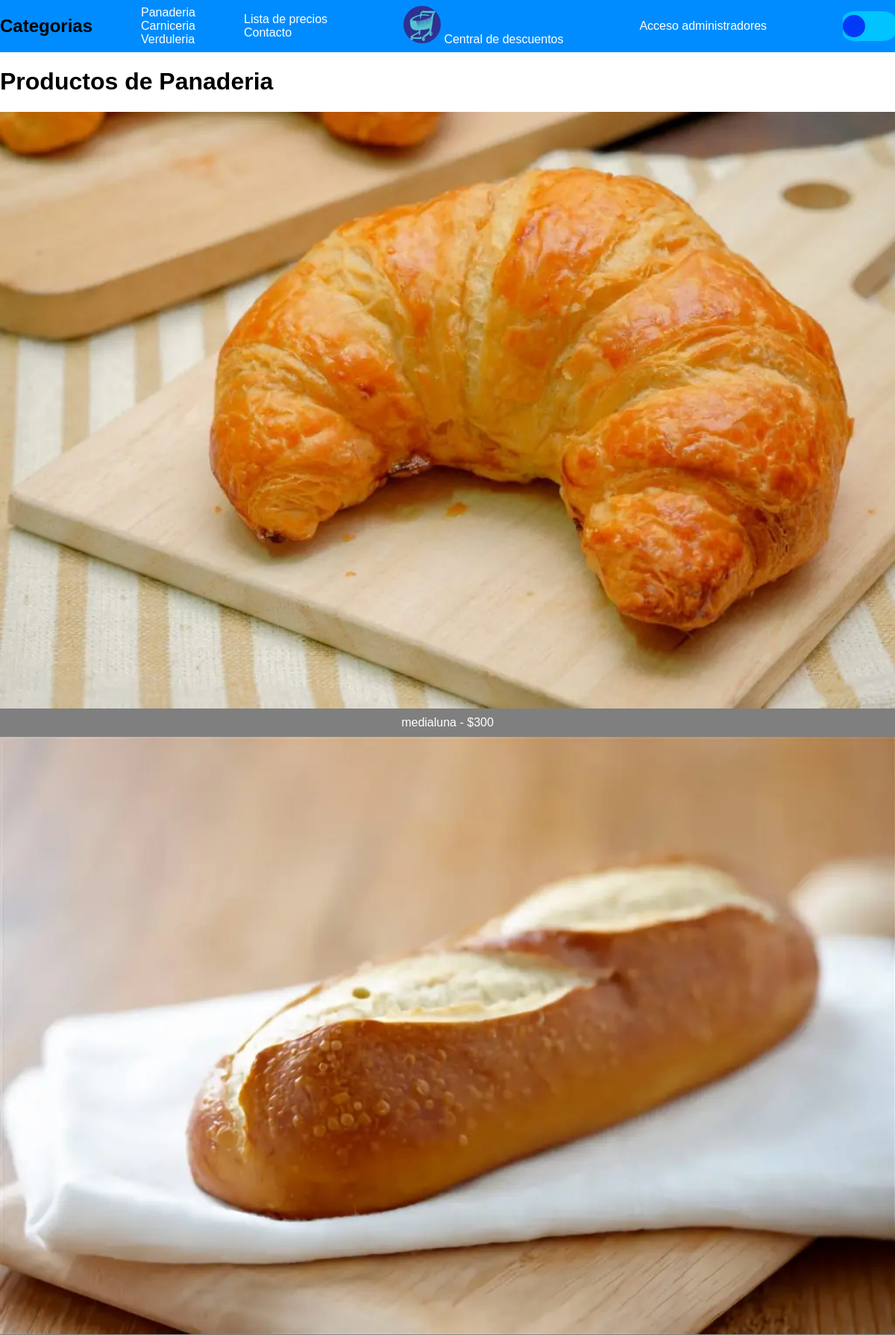
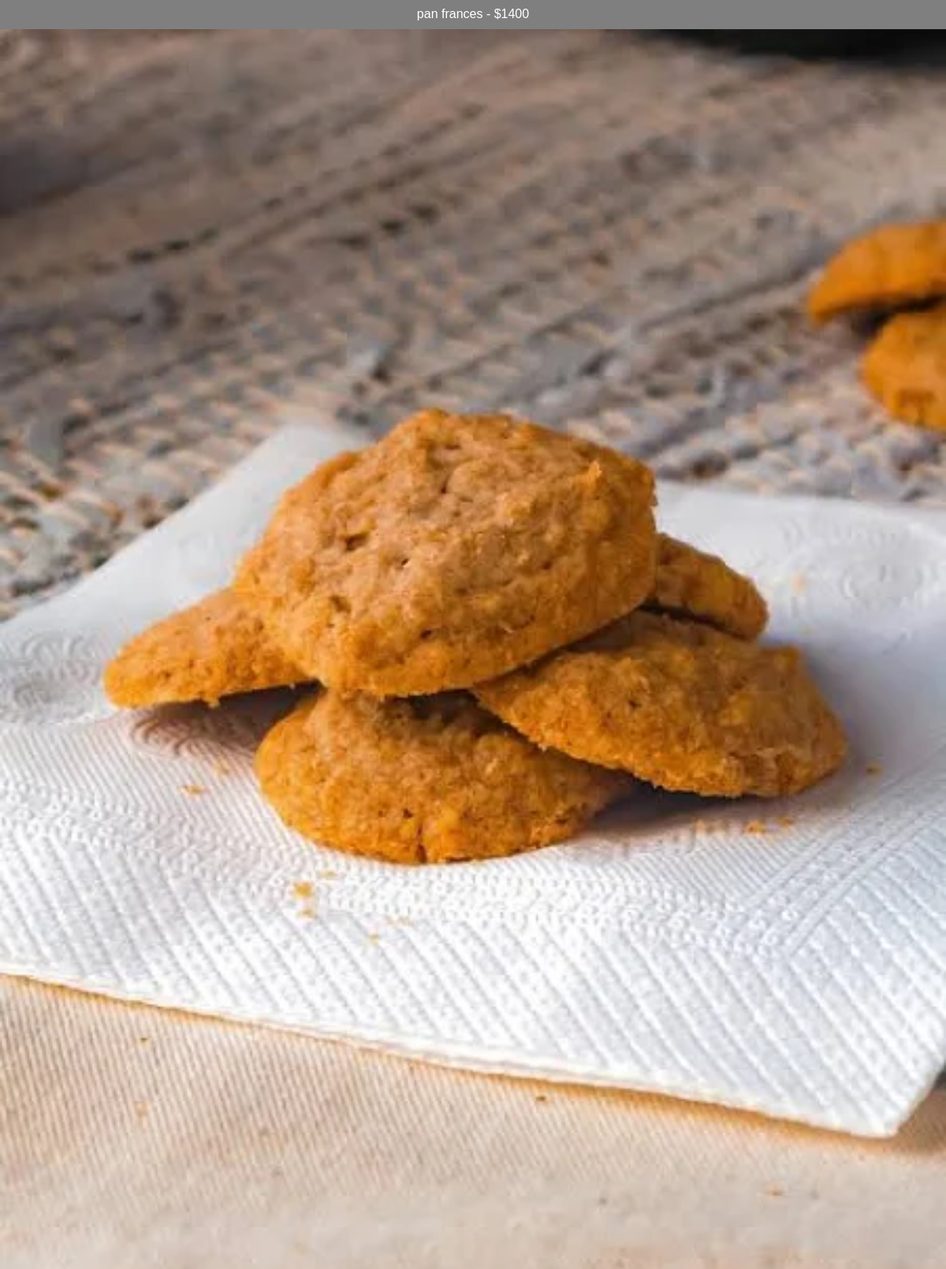
The page /panaderia.php (upper part) on the database its author committed (2 pictures, top to bottom).
### tables this page shows
CREATE TABLE `descuentos` (
  `Id_producto` int(11) NOT NULL,
  `producto` varchar(50) NOT NULL,
  `precio` int(11) NOT NULL,
  `mercado` varchar(50) NOT NULL,
  `categoria` varchar(60) NOT NULL,
  `imagen` varchar(500) NOT NULL
);

### panaderia.php (the view, shortened to what this page needs)
<!DOCTYPE html>
<html lang="en">
<head>
    <link rel="stylesheet" href="css/style.css">
</head>
<body>
    <header id="header">
        <div>
            <nav id="header-desktop">
                <div>
                    <h1>Categorias</h1>
                </div>
                <ul>
                    <li><a href="panaderia.php">Panaderia</a></li>
                    <li><a href="carniceria.php">Carniceria</a></li>
                    <li><a href="verduleria.php">Verduleria</a></li>
                </ul>
                <ul>
                    <li><a href="listadeprecios.php">Lista de precios</a></li>
                    <li><a href="contacto.php">Contacto</a></li>
                </ul>
            </nav>
        </div>
        <div id="header-marca">
            <div id="header-marca-contenido">
                <a href="index.php">
                    <img id="marca-contenido-img" src="imagenes/logo.png" alt="logo de la empresa">
                    <span>Central de descuentos</span>
                </a>
            </div>
        </div>
        <div><a href="login.php"> Acceso administradores </a></div>
        <div id="header-tema-contenido">
            <div class="header-tema-contenido-btn" id="header-tema-contenido-btn"></div>
        </div>
    </header>
    <h1>Productos de Panaderia</h1>
<?php
    include 'config.php';
 $sql = "SELECT id_producto, producto, precio, imagen FROM descuentos WHERE categoria = 'panaderia'";
    $result = $conexion->query($sql);
    if ($result->num_rows > 0) {
        while ($row = $result->fetch_assoc()) {
            echo '<div class="producto">';
            echo '<a href="producto_detalle.php?id_producto=' . htmlspecialchars($row['id_producto']) . '">';
            echo '<img src="imagenes/' . htmlspecialchars($row['imagen']) . '" alt="' . htmlspecialchars($row['producto']) . '">';
            echo '</a>';
            echo '<div class="info">';
            echo '<span>' . htmlspecialchars($row['producto']) . ' - $' . htmlspecialchars($row['precio']) . '</span>';
            echo '</div>';
            echo '</div>';
        }
    } else {
        echo "No hay productos disponibles en la categoría Carnicería.";
    }
?>
    <?php
    include 'template/footer.php';

### css/style.css (style rules this page uses)
body { overflow: auto; margin: 0; padding: 0; font-family: Arial, sans-serif; width: 100%; }
a { pointer-events: stroke; text-decoration: none; color: #fff; }
li { list-style: none; }
#header { display: flex; background-color: rgb(0, 140, 255); width: 100%; height: 70px; justify-content: space-between; align-items: center; }
#header-tema-contenido { width: 70px; height: 40px; background-color: rgb(0, 195, 255); display: flex; align-items: center; border-radius: 25%; }
.header-tema-contenido-btn { background-color: #003af7; border-radius: 80%; height: 30px; width: 30px; transition: transform 0.3s ease; }
#marca-contenido-img { height: 50px; width: 50px; }
#header-marca-contenido { display: flex; align-items: center; }
#header-desktop { display: none; }
@media (min-width: 600px) { #header-desktop { display: flex; flex-direction: row; align-items: center; gap: 25px; } }
.producto { width: 100%; display: flex; flex-direction: column; }
.producto img { width: 100%; height: 100%; display: block; }
.info { background-color: rgba(0, 0, 0, 0.5); color: white; text-align: center; padding: 10px 0; width: 100%; box-sizing: border-box; }
.info span { display: block; }

### rows shown on the page
descuentos: imagen+producto (picture), producto "medialuna", precio "300"
descuentos: imagen+producto (picture), producto "pan frances", precio "1400"
descuentos: imagen+producto (picture)
